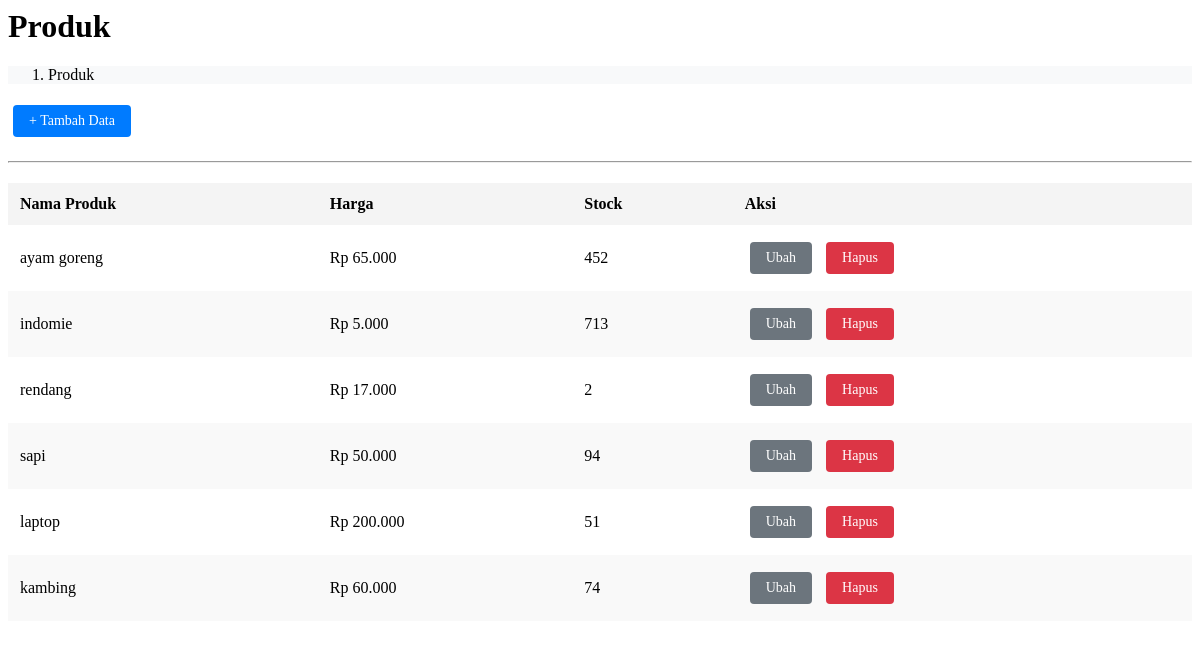
The page /aplikasi_kasir/produk.php on the database its author committed.
### tables this page shows
CREATE TABLE `produk` (
  `id_produk` int(11) NOT NULL,
  `nama_produk` varchar(255) DEFAULT NULL,
  `harga` int(20) DEFAULT NULL,
  `stok` int(20) DEFAULT NULL
);

### aplikasi_kasir/produk.php (the view, shortened to what this page needs)
<?php
include "koneksi.php";
$query = mysqli_query($koneksi, "SELECT * FROM produk");
?>
<div class="container-fluid px-4">
    <h1 class="mt-4">Produk</h1>
    <ol class="breadcrumb mb-4">
        <li class="breadcrumb-item active">Produk</li>
    </ol>
    <a href="?page=produk_tambah" class="btn btn-primary mb-3">+ Tambah Data</a>
    <hr>
    <table class="table table-striped table-bordered">
        <thead>
            <tr>
                <th>Nama Produk</th>
                <th>Harga</th>
                <th>Stock</th>
                <th>Aksi</th>
            </tr>
        </thead>
        <tbody>
        <?php
        if ($query) {
            while ($data = mysqli_fetch_array($query)) {
                $harga = number_format($data['harga'], 0, ',', '.');
                ?>
                <tr>
                    <td><?php echo htmlspecialchars($data['nama_produk']); ?></td>
                    <td>Rp <?php echo $harga; ?></td>
                    <td><?php echo $data['stok']; ?></td>
                    <td>
                        <a href="?page=produk_ubah&&id=<?php echo $data['id_produk']; ?>" class="btn btn-secondary">Ubah</a>
                        <a href="?page=produk_hapus&&id=<?php echo $data['id_produk']; ?>" class="btn btn-danger" onclick="return confirm('Apakah Anda yakin ingin menghapus produk ini?');">Hapus</a>
                    </td>
                </tr>
                <?php
            }
        } else {
            echo "<tr><td colspan='4' class='text-center'>Gagal mengambil data produk: " . mysqli_error($koneksi) . "</td></tr>";
        }
        ?>
        </tbody>
    </table>
</div>

### aplikasi_kasir/produk.php (style rules this page uses)
table.table { width: 100%; margin-top: 20px; border-collapse: collapse; }
table.table th, table.table td { padding: 12px; text-align: left; }
table.table th { background-color: #f4f4f4; font-weight: bold; }
table.table tbody tr:nth-child(even) { background-color: #f9f9f9; }
.btn { padding: 8px 16px; font-size: 14px; margin: 5px; text-decoration: none; border-radius: 4px; border: none; cursor: pointer; display: inline-block; }
.btn-primary { background-color: #007bff; color: white; }
.btn-secondary { background-color: #6c757d; color: white; }
.btn-danger { background-color: #dc3545; color: white; }
.breadcrumb { background-color: #f8f9fa; }
.mb-3 { margin-bottom: 1rem; }

### rows shown on the page
produk: nama_produk "ayam goreng", harga "65.000", stok "452"
produk: nama_produk "indomie", harga "5.000", stok "713"
produk: nama_produk "rendang", harga "17.000", stok "2"
produk: nama_produk "sapi", harga "50.000", stok "94"
produk: nama_produk "laptop", harga "200.000", stok "51"
produk: nama_produk "kambing", harga "60.000", stok "74"
